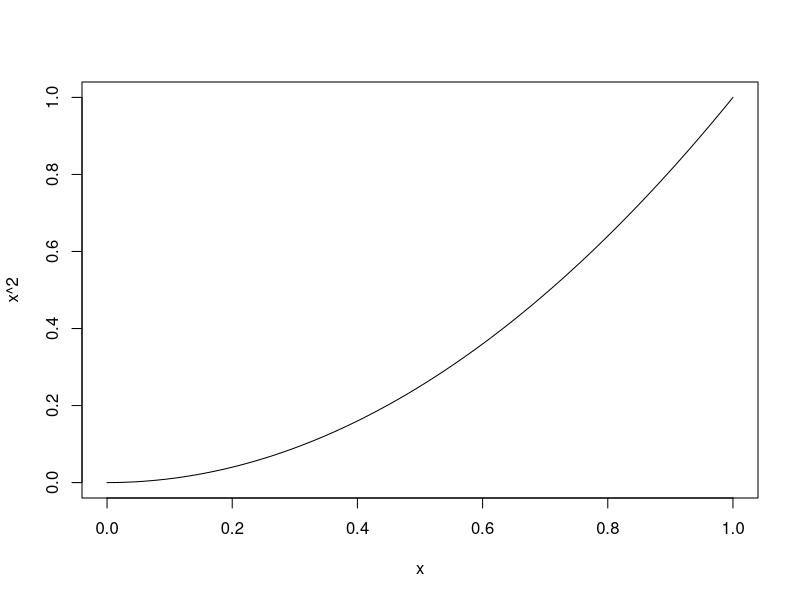

Recreate this plot in R.
## ---- chunk 1
# # When doc knitted to html default is to include chunks
# # don't include when latex output
# if (knitr::is_html_output()) {
#   includechunks <- TRUE
# } else { # could use knitr::is_latex_output() here
#   includechunks <- FALSE
# }
# knitr::opts_chunk$set(include = params$solutions)
def.chunk.hook <- knitr::knit_hooks$get("chunk")
knitr::knit_hooks$set(
  chunk = function(x, options) {
    x <- def.chunk.hook(x, options)
    ifelse(
      options$size != "normalsize",
      paste0("\n \\", options$size, "\n\n", x, "\n\n \\normalsize \n"),
      x
    )
  }
)
library(tidyverse)
## ---- chunk 2
curve(x^2)
